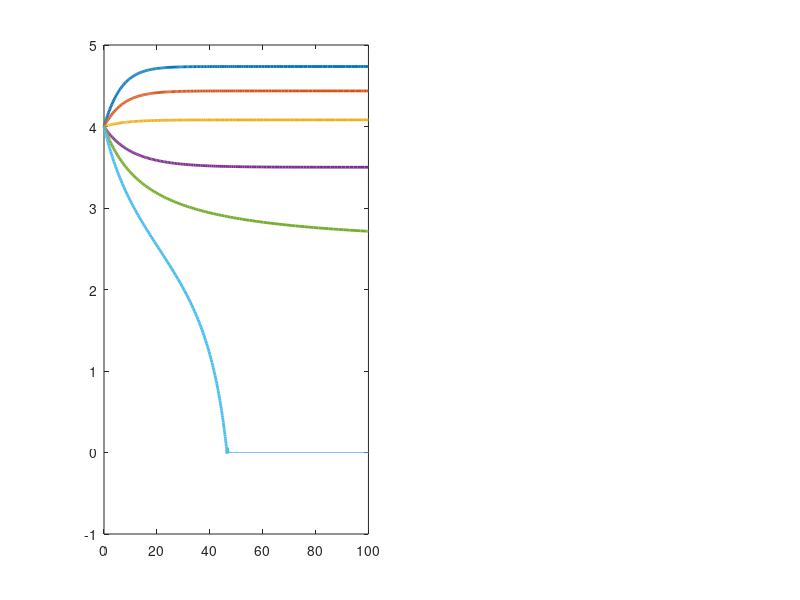

Recreate this plot in MATLAB. (Note: this script raises an error after producing the figure.)
%% =========================================================
%  FIGURE 5.4 - Effect of Harvesting Rate a
%  Constant Harvesting (left) vs Periodic Harvesting (right)
%% =========================================================
clc; clear; close all;

k   = 0.20;
N   = 5;
P0  = 4.0;
b   = 0.5;
MSY = k*N/4;

opts = odeset('RelTol',1e-8,'AbsTol',1e-10,'NonNegative',1);

a_vals = [0.05, 0.10, 0.15, 0.21, 0.25, 0.30];
colors = lines(length(a_vals));

figure(1);
set(gcf, 'Color', 'w', 'Position', [100 100 1200 450]);

%% --- Left: Constant Harvesting ---
subplot(1,2,1);
for i = 1:length(a_vals)
    ai    = a_vals(i);
    ode_c = @(t,P) k*P*(1 - P/N) - ai;
    [tt, PP] = ode45(ode_c, [0 100], P0, opts);
    plot(tt, PP, 'Color', colors(i,:), 'LineWidth', 2, ...
         'DisplayName', sprintf('a=%.2f (MSY=%.3f)', ai, MSY));
    hold on;
end

yline(N/2, '--k', 'LineWidth', 1.5, ...
      'Label', 'N/2 = 2.5', 'FontSize', 10, ...
      'LabelHorizontalAlignment', 'left');

xlabel('Time  t', 'FontSize', 13);
ylabel('Population  P', 'FontSize', 13);
title('Constant Harvesting', 'FontSize', 12, 'FontWeight', 'bold');
legend('Location', 'east', 'FontSize', 10);
xlim([0 100]); ylim([0 N*1.2]);
grid on; box on;
set(gca, 'FontSize', 11);

%% --- Right: Periodic Harvesting ---
subplot(1,2,2);
for i = 1:length(a_vals)
    ai    = a_vals(i);
    ode_p = @(t,P) k*P*(1 - P/N) - ai*(1 + sin(b*t));
    [tt, PP] = ode45(ode_p, [0 100], P0, opts);
    plot(tt, PP, 'Color', colors(i,:), 'LineWidth', 2, ...
         'DisplayName', sprintf('a=%.2f (MSY=%.3f)', ai, MSY));
    hold on;
end

yline(N/2, '--k', 'LineWidth', 1.5, ...
      'Label', 'N/2 = 2.5', 'FontSize', 10, ...
      'LabelHorizontalAlignment', 'left');

xlabel('Time  t', 'FontSize', 13);
ylabel('Population  P', 'FontSize', 13);
title('Periodic Harvesting', 'FontSize', 12, 'FontWeight', 'bold');
legend('Location', 'east', 'FontSize', 10);
xlim([0 100]); ylim([0 N*1.2]);
grid on; box on;
set(gca, 'FontSize', 11);

%% --- Super title ---
sgtitle(sprintf('Effect of Harvesting Rate a  (k=%.2f, N=%d, b=%.1f, P0=%.1f)', ...
        k, N, b, P0), 'FontSize', 13, 'FontWeight', 'bold');
